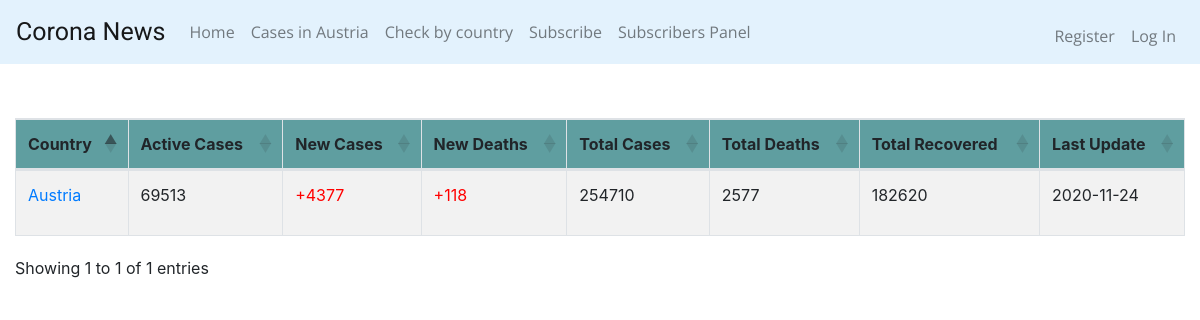
/casesInAustria, run on an earlier commit of the app's database.
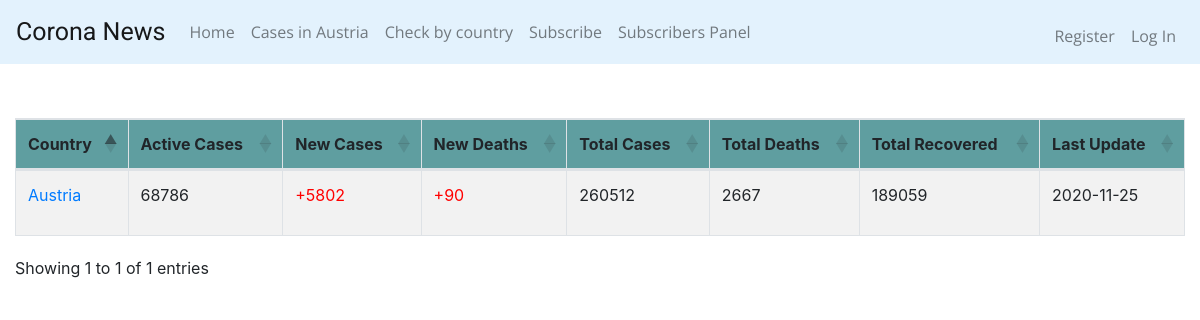
And on a later commit of the database.
### tables this page shows
CREATE TABLE casesWorld (id INTEGER PRIMARY KEY AUTOINCREMENT NOT NULL, country TEXT, active INTEGER, new INTEGER, deaths INTEGER, totalCases INTEGER, totalDeaths INTEGER, totalRecovered INTEGER, date date);

### app.py (the view)
@app.route("/casesInAustria")
def casesInAustria():
    tblCasesWorld = "casesWorld"
    country = "Austria"
    tableValues = {}
    tableValues = select_cases_where_country(tblCasesWorld, country)
    return render_template('casesInAustria.html', casesAustria=tableValues)

### app.py (called while the page is built)
@app.after_request
def after_request(response):
    response.headers["Cache-Control"] = "no-cache, no-store, must-revalidate"
    response.headers["Expires"] = 0
    response.headers["Pragma"] = "no-cache"
    return response

### coronaCasesDAO.py (called while the page is built)
def select_cases_where_country(tableName, country):
    conn = connect_to_db()
    conn.row_factory = dict_factory
    cursor = conn.cursor()
    format_str = """SELECT country, active, new, deaths, totalCases, totalDeaths, totalRecovered, date FROM "{table}" WHERE country="{countryName}";"""
    sql_command = format_str.format(table=tableName, countryName=country)
    cursor.execute(sql_command)
    result = cursor.fetchall()
    conn.close()
    return result

### helpers.py (called while the page is built)
def connect_to_db():
    conn = sqlite3.connect('coronaDatabase.db')
    return conn

def dict_factory(cursor, row):
    d = {}
    for idx, col in enumerate(cursor.description):
        d[col[0]] = row[idx]
    return d

### templates/casesInAustria.html (shortened to what this page needs)
{% extends "layout.html" %}
{% block headSergiu %}
    <link href="https://cdn.datatables.net/1.10.22/css/dataTables.bootstrap4.min.css" rel="stylesheet">
{% endblock %}
{% block main %}
    <div class="col">
        <br>
        <table id="example" class="table table-striped table-bordered" style="width:100%">
            <thead>
                <tr style="background-color: cadetblue;">
                    <th>Country</th>
                    <th>Active Cases</th>
                    <th>New Cases</th>
                    <th>New Deaths</th>
                    <th>Total Cases</th>
                    <th>Total Deaths</th>
                    <th>Total Recovered</th>
                    <th>Last Update</th>
                </tr>
            </thead>
            <tbody>
                {% for dict_item in casesAustria %}
                <tr>
                    <td>
                        {% set country = dict_item.get("country") %}
                        <a href="/history/{{ country }}" target="_blank">{{ country }}</a>
                    </td>
                    <td>
                        {{dict_item.get("active")}}
                    </td>
                    <td style="color: red;">
                        {% set new = dict_item.get("new") %}
                        {% if new != "" %}
                            <p>+{{ new }}</p>
                        {% else %}
                            <p></p>
                        {% endif %}
                    </td>
                    <td style="color: red;">
                        {% set deaths = dict_item.get("deaths") %}
                        {% if deaths != "" %}
                            <p>+{{ deaths }}</p>
                        {% else %}
                            <p></p>
                        {% endif %}
                    </td>
                    <td>
                        {{dict_item.get("totalCases")}}
                    </td>
                    <td>
                        {{dict_item.get("totalDeaths")}}
                    </td>
                    <td>
                        {{dict_item.get("totalRecovered")}}
                    </td>
                    <td>
                        {{dict_item.get("date")}}
                    </td>
                </tr>
                {% endfor %}
            </tbody>
        </table>
    </div>
{% endblock %}

What changed in the data, as far as the page shows it:
changed casesWorld "Austria": get "69513" → "68786"; new "4377" → "5802"; deaths "118" → "90"; get "254710" → "260512"; get "2577" → "2667"; get "182620" → "189059"; get "2020-11-24" → "2020-11-25"
